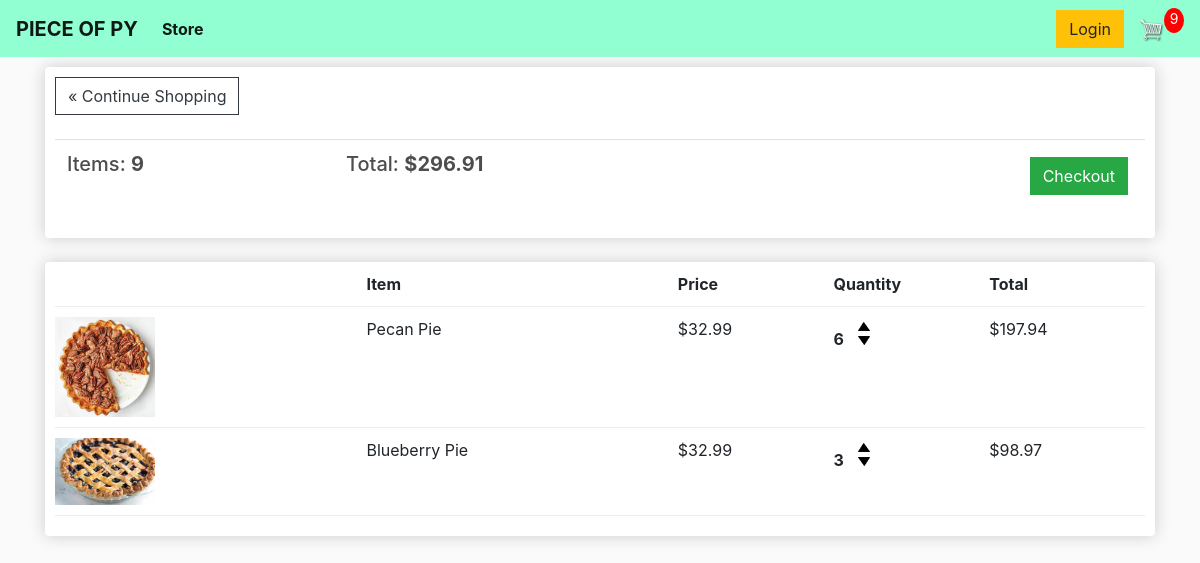
The app's page /cart/ (signed in), older data.
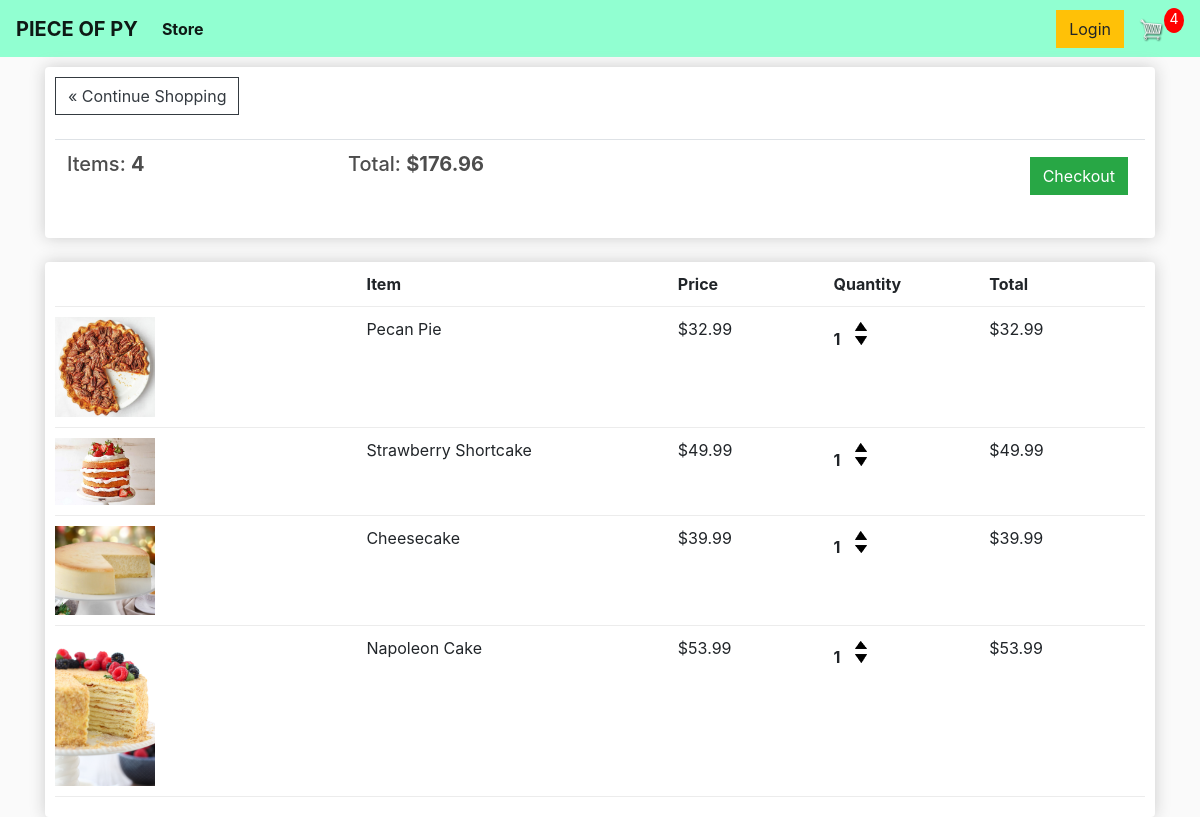
The same page, newer data.
### store/models.py (models this page shows, shortened)
class Order(models.Model):
	customer = models.ForeignKey(Customer, on_delete=models.SET_NULL, null=True, blank=True)
	date_ordered = models.DateTimeField(auto_now_add=True)
	complete = models.BooleanField(default=False, null=True, blank=False)
	transaction_id = models.CharField(max_length=100, null=True)
	@property
	def get_cart_total(self):
		orderitems = self.orderitem_set.all()
		total = sum([item.get_total for item in orderitems])
		return total
	@property
	def get_cart_items(self):
		orderitems = self.orderitem_set.all()
		total = sum([item.quantity for item in orderitems])
		return total

class OrderItem(models.Model):
	product = models.ForeignKey(Product, on_delete=models.SET_NULL, blank=True, null=True)
	order = models.ForeignKey(Order, on_delete=models.SET_NULL, blank=True, null=True)
	quantity = models.IntegerField(default=0, null=True, blank=True)
	date_added = models.DateTimeField(auto_now_add=True)
	@property
	def get_total(self):
		total = self.product.price * self.quantity
		return total

class Product(models.Model):
  name = models.CharField(max_length=200, null=True)
  price = models.DecimalField(max_digits=10, decimal_places=2)
  digital = models.BooleanField(default=False, null=True, blank=True)
  image = models.ImageField(blank=True, null=True)
  @property
  def imageURL(self):
    try:
      url = self.image.url
    except:
      url = ''
    return url

### store/views.py (the view)
# urls.py: path('cart/', views.cart, name="cart"),
def cart(request):
	if request.user.is_authenticated:
		customer = request.user.customer
		order, created = Order.objects.get_or_create(customer=customer, complete=False)
		items = order.orderitem_set.all()
		cartItems = order.get_cart_items
	else:
		items = []
		order = {'get_cart_total':0, 'get_cart_items':0, 'shipping':False}
		cartItems = order['get_cart_items']
	context = {'items':items, 'order':order, 'cartItems':cartItems}
	return render(request, 'store/cart.html', context)

### store/templates/store/cart.html
{% extends 'store/main.html' %} {% load static %} {% block content %}
<div class="row">
  <div class="col-lg-12">
    <div class="box-element">
      <a class="btn btn-outline-dark" href="{% url 'store' %}"
        >&#171; Continue Shopping</a>
      <br />
      <br />
      <table class="table">
        <tr>
          <th>
            <h5>Items: <strong>{{order.get_cart_items}}</strong></h5>
          </th>
          <th>
            <h5>
              Total: <strong>${{order.get_cart_total|floatformat:2}}</strong>
            </h5>
          </th>
          <th>
            <a
              style="float: right; margin: 5px"
              class="btn btn-success"
              href="{% url 'checkout' %}">Checkout</a
            >
          </th>
        </tr>
      </table>
    </div>
    <br />
    <div class="box-element">
      <div class="cart-row">
        <div style="flex: 2"></div>
        <div style="flex: 2"><strong>Item</strong></div>
        <div style="flex: 1"><strong>Price</strong></div>
        <div style="flex: 1"><strong>Quantity</strong></div>
        <div style="flex: 1"><strong>Total</strong></div>
      </div>
      {% for item in items %}
      <div class="cart-row">
        <div style="flex: 2">
          <img class="row-image" src="{{item.product.imageURL}}" />
        </div>
        <div style="flex: 2"><p>{{item.product.name}}</p></div>
        <div style="flex: 1"><p>${{item.product.price|floatformat:2}}</p></div>
        <div style="flex: 1">
          <p class="quantity">{{item.quantity}}</p>
          <div class="quantity">
            <img
              data-product="{{item.product.id}}"
              data-action="add"
              class="chg-quantity update-cart"
              src="{% static  'images/arrow-up.png' %}"
            />
            <img
              data-product="{{item.product.id}}"
              data-action="remove"
              class="chg-quantity update-cart"
              src="{% static  'images/arrow-down.png' %}"
            />
          </div>
        </div>
        <div style="flex: 1"><p>${{item.get_total|floatformat:2}}</p></div>
      </div>
      {% endfor %}
    </div>
  </div>
</div>
{% endblock content %}

### store/templates/store/main.html (shortened to what this page needs)
<!DOCTYPE html>
{% load static %}
<html lang="en">
<head>
  <link rel="stylesheet" href="https://stackpath.bootstrapcdn.com/bootstrap/4.4.1/css/bootstrap.min.css">
  <link rel="stylesheet" type="text/css" href="{% static 'css/main.css' %}">
</head>
<body>
  <nav class="navbar navbar-expand-lg navbar-light" style="background-color: #91FFD1; background-image: url('https://res.cloudinary.com/dmxibubc5/image/upload/v1608873099/more-leaves_gzrjcc.png');">
  <a class="navbar-brand" href="{% url 'store' %}"><strong style="text-transform: uppercase">Piece of Py</strong></a>
  <div class="collapse navbar-collapse" id="navbarSupportedContent">
    <ul class="navbar-nav mr-auto">
      <li class="nav-item active">
        <a class="nav-link" href="{% url 'store' %}"><strong>Store </strong><span class="sr-only">(current)</span></a>
      </li>
    </ul>
    <div class="form-inline my-2 my-lg-0">
	     	<a href="#"class="btn btn-warning">Login</a>
	     	<a href="{% url 'cart' %}">
	    		<img  id="cart-icon" src="{% static 'images/cart.png' %}">
	    	</a>
	    	<p id="cart-total">{{cartItems}}</p>
	    </div>
  </div>
</nav>
  <div class="container">
    {% block content %}
    {% endblock content %}
  </div>
</body>
</html>
</body>
</html>

### static/css/main.css (style rules this page uses)
body { background-color: hsl(0, 0%, 98%); }
h1,h2,h3,h4,h5,h6 { color:hsl(0, 0%, 30%); }
.box-element { box-shadow:hsl(0, 0%, 80%) 0 0 16px; background-color: #fff; border-radius: 4px; padding: 10px; }
#cart-icon { width:25px; display: inline-block; margin-left: 15px; }
#cart-total { display: block; text-align: center; color:#fff; background-color: red; width: 20px; height: 25px; border-radius: 50%; font-size: 14px; }
.col-lg-4, .col-lg-6, .col-lg-8, .col-lg-12 { margin-top: 10px; }
.btn { border-radius: 0; }
.row-image { width: 100px; }
.cart-row { display: flex; align-items: flex-stretch; padding-bottom: 10px; margin-bottom: 10px; border-bottom: 1px solid #ececec; }
.quantity { display: inline-block; font-weight: 700; padding-right:10px; }
.chg-quantity { width: 12px; cursor: pointer; display: block; margin-top: 5px; transition:.1s; }

Row changes from the older to the newer data that the page shows:
removed OrderItem: product.imageURL (picture), product.name "Blueberry Pie", product.price "32.99", quantity "3", get_total "98.97"
changed through a linked row, Order: get_cart_items "9" → "4"; get_cart_total "296.91" → "176.96"
changed OrderItem "Pecan Pie": quantity "6" → "1"; get_total "197.94" → "32.99"
added OrderItem: product.imageURL (picture), product.name "Strawberry Shortcake", product.price "49.99", quantity "1", get_total "49.99"
added OrderItem: product.imageURL (picture), product.name "Cheesecake", product.price "39.99", quantity "1", get_total "39.99"
added OrderItem: product.imageURL (picture), product.name "Napoleon Cake", product.price "53.99", quantity "1", get_total "53.99"
Text that changed along with them:
{{ cartItems }}: "9" → "4"
